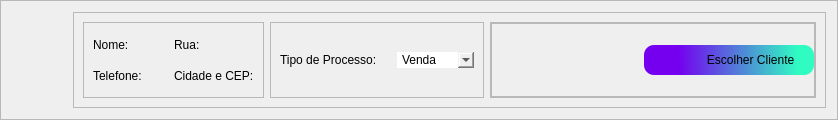
               <widget class="QFrame" name="frame_25">
                <property name="minimumSize">
                 <size>
                  <width>0</width>
                  <height>72</height>
                 </size>
                </property>
                <property name="frameShape">
                 <enum>QFrame::StyledPanel</enum>
                </property>
                <property name="frameShadow">
                 <enum>QFrame::Raised</enum>
                </property>
                <layout class="QHBoxLayout" name="horizontalLayout_15">
                 <item>
                  <widget class="QLabel" name="label_18">
                   <property name="minimumSize">
                    <size>
                     <width>55</width>
                     <height>50</height>
                    </size>
                   </property>
                   <property name="maximumSize">
                    <size>
                     <width>55</width>
                     <height>50</height>
                    </size>
                   </property>
                   <property name="styleSheet">
                    <string notr="true">border-image: url(:/iconteste/icons/user-g.png);</string>
                   </property>
                   <property name="text">
                    <string/>
                   </property>
                  </widget>
                 </item>
                 <item>
                  <widget class="QFrame" name="frame_26">
                   <property name="frameShape">
                    <enum>QFrame::StyledPanel</enum>
                   </property>
                   <property name="frameShadow">
                    <enum>QFrame::Raised</enum>
                   </property>
                   <layout class="QHBoxLayout" name="horizontalLayout_20">
                    <item>
                     <widget class="QFrame" name="frame_39">
                      <property name="minimumSize">
                       <size>
                        <width>0</width>
                        <height>75</height>
                       </size>
                      </property>
                      <property name="frameShape">
                       <enum>QFrame::StyledPanel</enum>
                      </property>
                      <property name="frameShadow">
                       <enum>QFrame::Raised</enum>
                      </property>
                      <layout class="QFormLayout" name="formLayout_6">
                       <item row="0" column="0">
                        <widget class="QLabel" name="clientenome">
                         <property name="minimumSize">
                          <size>
                           <width>75</width>
                           <height>25</height>
                          </size>
                         </property>
                         <property name="text">
                          <string>Nome:</string>
                         </property>
                        </widget>
                       </item>
                       <item row="0" column="1">
                        <widget class="QLabel" name="rua">
                         <property name="minimumSize">
                          <size>
                           <width>75</width>
                           <height>25</height>
                          </size>
                         </property>
                         <property name="text">
                          <string>Rua:</string>
                         </property>
                        </widget>
                       </item>
                       <item row="1" column="0">
                        <widget class="QLabel" name="telefone">
                         <property name="minimumSize">
                          <size>
                           <width>75</width>
                           <height>25</height>
                          </size>
                         </property>
                         <property name="text">
                          <string>Telefone:</string>
                         </property>
                        </widget>
                       </item>
                       <item row="1" column="1">
                        <widget class="QLabel" name="citycep">
                         <property name="minimumSize">
                          <size>
                           <width>75</width>
                           <height>25</height>
                          </size>
                         </property>
                         <property name="text">
                          <string>Cidade e CEP:</string>
                         </property>
                        </widget>
                       </item>
                      </layout>
                     </widget>
                    </item>
                    <item>
                     <widget class="QFrame" name="frame_50">
                      <property name="frameShape">
                       <enum>QFrame::StyledPanel</enum>
                      </property>
                      <property name="frameShadow">
                       <enum>QFrame::Raised</enum>
                      </property>
                      <layout class="QHBoxLayout" name="horizontalLayout_29">
                       <item>
                        <widget class="QLabel" name="label_5">
                         <property name="minimumSize">
                          <size>
                           <width>111</width>
                           <height>25</height>
                          </size>
                         </property>
                         <property name="text">
                          <string>Tipo de Processo:</string>
                         </property>
                        </widget>
                       </item>
                       <item>
                        <widget class="QComboBox" name="comboBox_7">
                         <property name="styleSheet">
                          <string notr="true">QComboBox {
	border: transparent;

}
QComboBox::drop-down:button{
border:transparent; background:transparent;
border-image: url(:/iconteste/icons/arrow-white.png);
width: 14px;
height: 14px;
padding-top:1px;
margin-top:3px;

}

QComboBox QAbstractItemView{
	
	border:1px solid black;
	border-radius:0px;
 
	
}</string>
                         </property>
                         <item>
                          <property name="text">
                           <string>Venda</string>
                          </property>
                         </item>
                         <item>
                          <property name="text">
                           <string>Troca</string>
                          </property>
                         </item>
                         <item>
                          <property name="text">
                           <string>Devolução</string>
                          </property>
                         </item>
                        </widget>
                       </item>
                      </layout>
                     </widget>
                    </item>
                    <item>
                     <widget class="QFrame" name="frame_40">
                      <property name="maximumSize">
                       <size>
                        <width>450</width>
                        <height>16777215</height>
                       </size>
                      </property>
                      <property name="layoutDirection">
                       <enum>Qt::LeftToRight</enum>
                      </property>
                      <property name="frameShape">
                       <enum>QFrame::StyledPanel</enum>
                      </property>
                      <property name="frameShadow">
                       <enum>QFrame::Raised</enum>
                      </property>
                      <layout class="QVBoxLayout" name="verticalLayout_21">
                       <property name="spacing">
                        <number>0</number>
                       </property>
                       <property name="leftMargin">
                        <number>0</number>
                       </property>
                       <property name="topMargin">
                        <number>0</number>
                       </property>
                       <property name="rightMargin">
                        <number>0</number>
                       </property>
                       <property name="bottomMargin">
                        <number>0</number>
                       </property>
                       <item>
                        <widget class="QFrame" name="frame_47">
                         <property name="minimumSize">
                          <size>
                           <width>0</width>
                           <height>40</height>
                          </size>
                         </property>
                         <property name="frameShape">
                          <enum>QFrame::StyledPanel</enum>
                         </property>
                         <property name="frameShadow">
                          <enum>QFrame::Raised</enum>
                         </property>
                         <layout class="QHBoxLayout" name="horizontalLayout_26">
                          <property name="spacing">
                           <number>0</number>
                          </property>
                          <property name="leftMargin">
                           <number>152</number>
                          </property>
                          <property name="topMargin">
                           <number>0</number>
                          </property>
                          <property name="rightMargin">
                           <number>0</number>
                          </property>
                          <property name="bottomMargin">
                           <number>0</number>
                          </property>
                          <item>
                           <widget class="QPushButton" name="pushButton_13">
                            <property name="minimumSize">
                             <size>
                              <width>170</width>
                              <height>30</height>
                             </size>
                            </property>
                            <property name="maximumSize">
                             <size>
                              <width>170</width>
                              <height>16777215</height>
                             </size>
                            </property>
                            <property name="layoutDirection">
                             <enum>Qt::RightToLeft</enum>
                            </property>
                            <property name="styleSheet">
                             <string notr="true">


QPushButton{
border:1px;
background-color: qlineargradient(spread:pad, x1:0.0227727, y1:0.557, x2:1, y2:0.551, stop:0.181818 rgba(116, 0, 239, 255), stop:0.903409 rgba(48, 252, 194, 255));
border-radius:10px;
}
QPushButton::hover
{


border-width: 2px;

border-color: black;

}
QPushButton::pressed
{
border-style: outset;
border-width: 3px;
border-color: #30fcc2;
}
</string>
                            </property>
                            <property name="text">
                             <string>             Escolher Cliente</string>
                            </property>
                            <property name="icon">
                             <iconset resource="qrc/source.qrc">
                              <normaloff>:/iconteste/icons/right white arrow.png</normaloff>:/iconteste/icons/right white arrow.png</iconset>
                            </property>
                           </widget>
                          </item>
                         </layout>
                        </widget>
                       </item>
                      </layout>
                     </widget>
                    </item>
                   </layout>
                  </widget>
                 </item>
                </layout>
               </widget>
